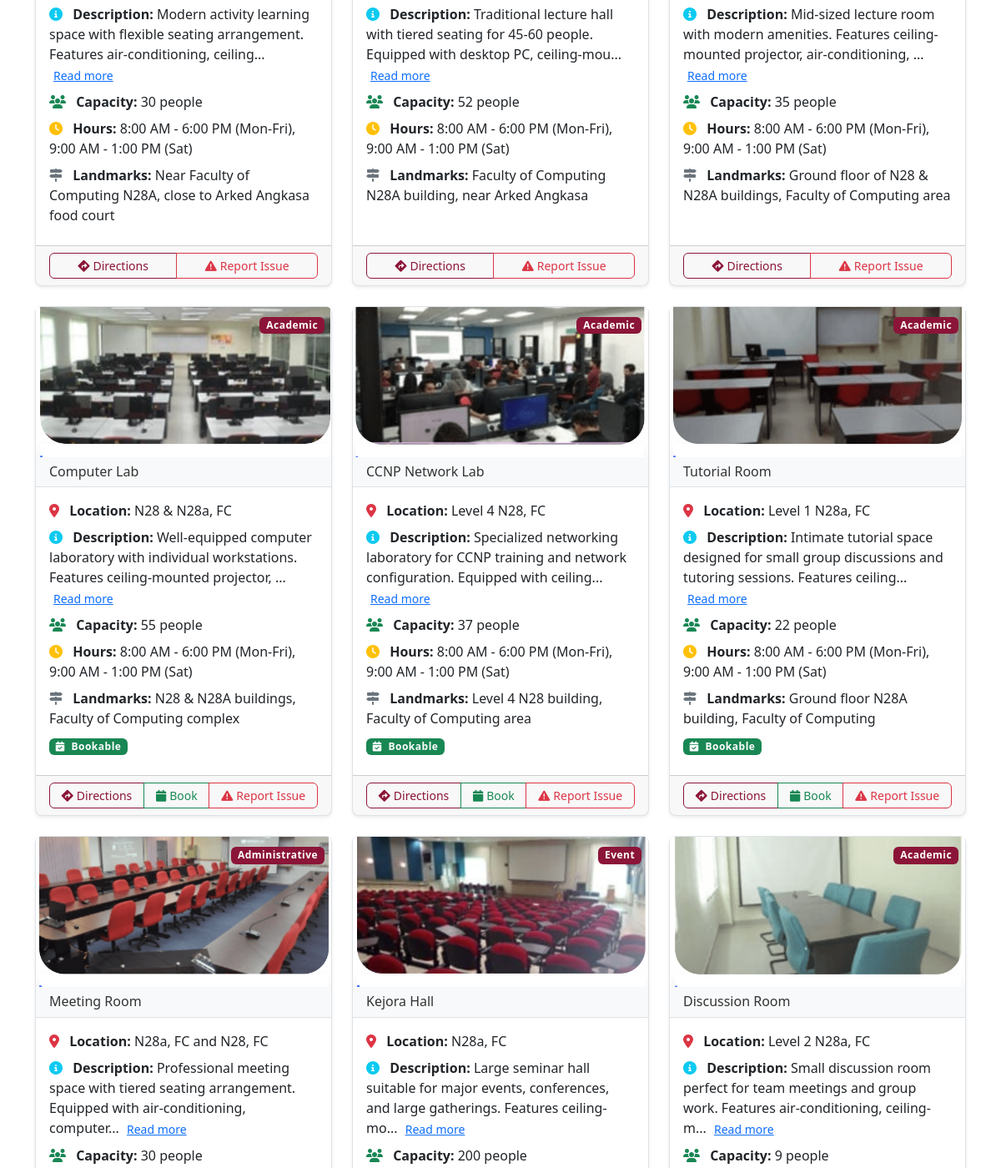
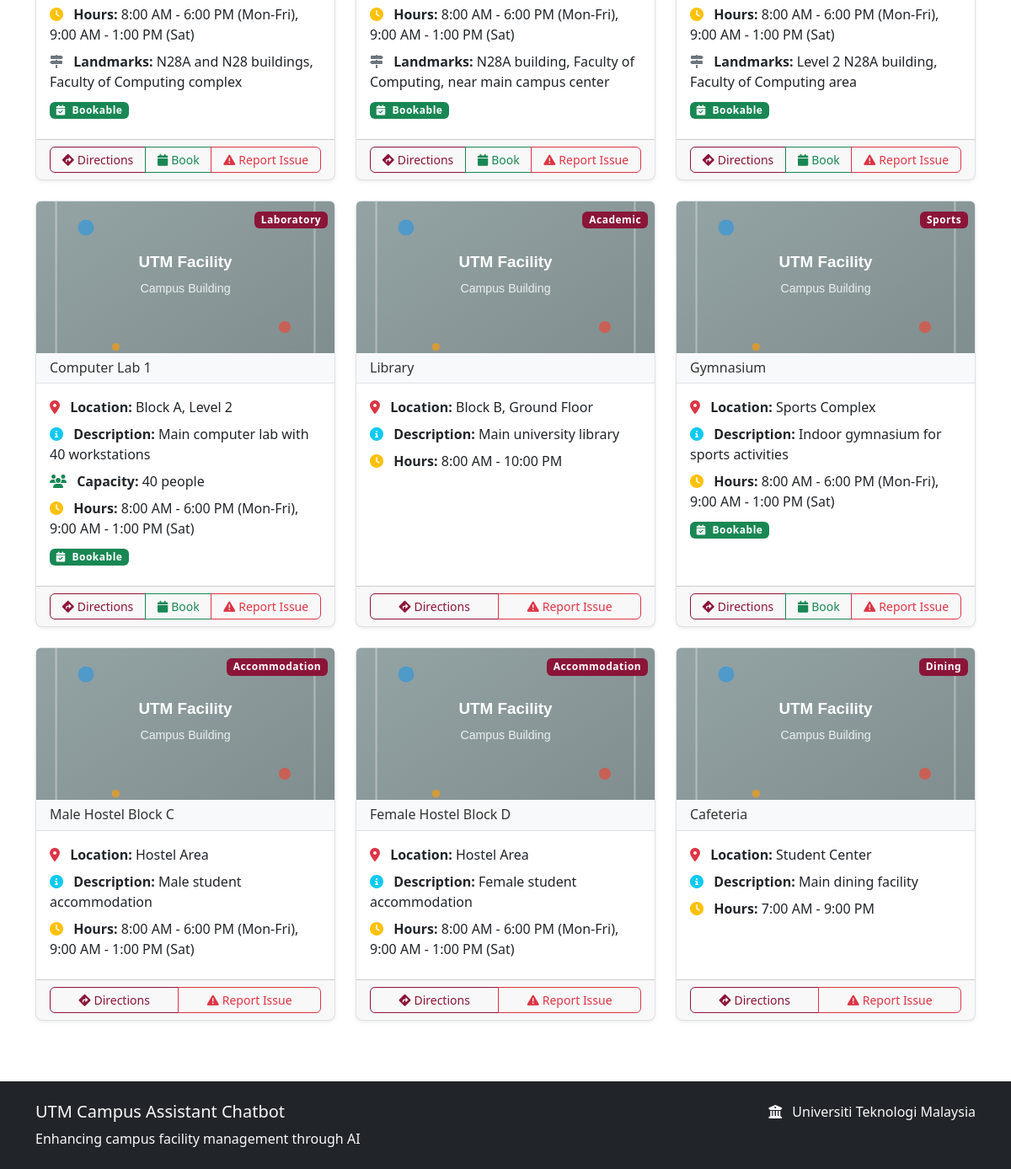
Before: /facility_info (lower part) with the older database file (2 pictures, top to bottom).
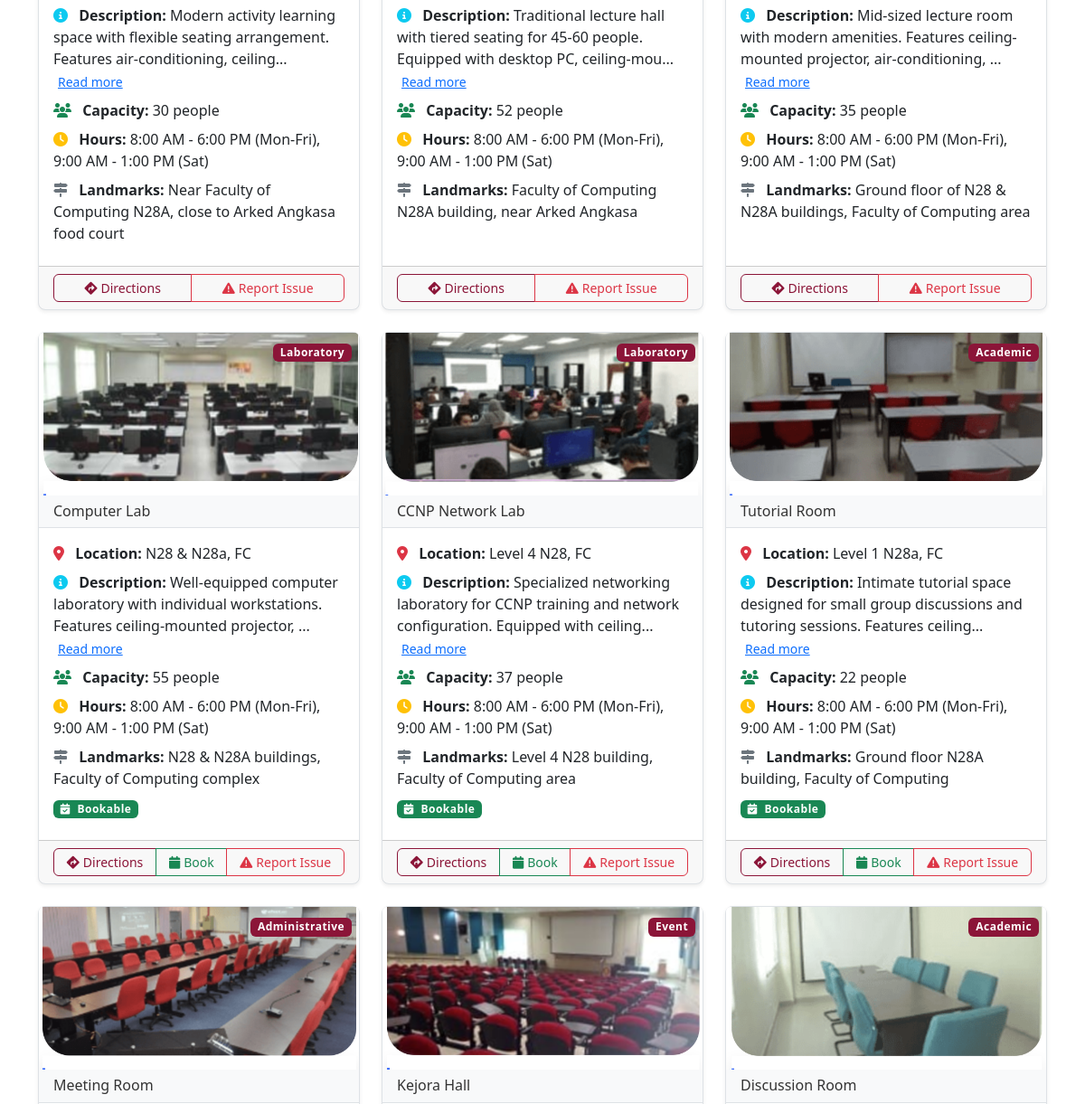
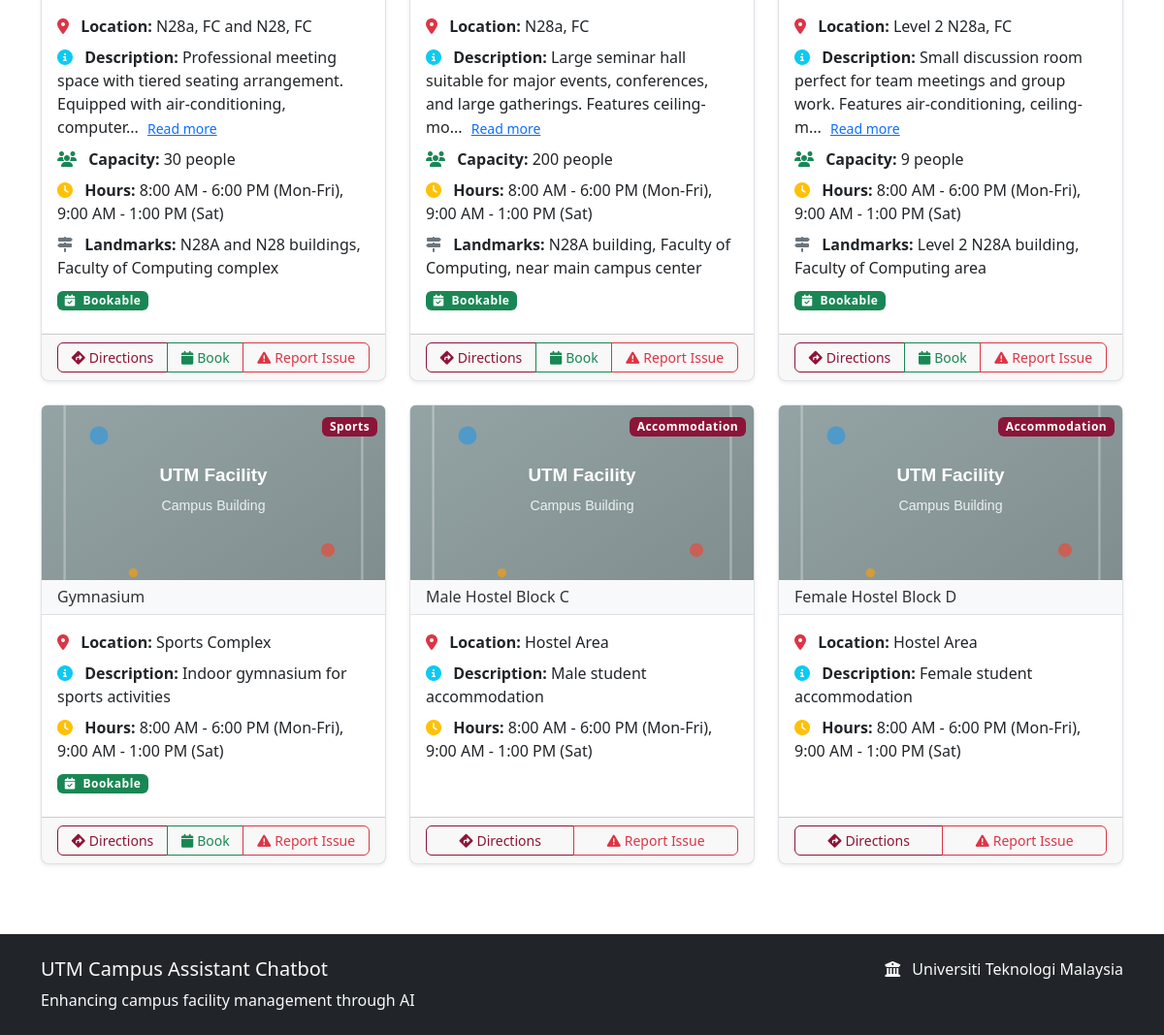
After: the same page with the newer database file (2 pictures, top to bottom).
### models.py (models this page shows)
class Facility(db.Model):
    __tablename__ = 'facilities'
    id = db.Column(db.Integer, primary_key=True)
    name = db.Column(db.String(100), nullable=False)
    category = db.Column(db.String(50), nullable=False)
    location = db.Column(db.String(200), nullable=False)
    description = db.Column(db.Text)
    is_bookable = db.Column(db.Boolean, default=False)
    is_active = db.Column(db.Boolean, default=True)
    capacity = db.Column(db.Integer)
    operating_hours = db.Column(db.String(100))
    contact_info = db.Column(db.String(200))
    created_at = db.Column(db.DateTime, default=datetime.utcnow)
    updated_at = db.Column(db.DateTime, default=datetime.utcnow, onupdate=datetime.utcnow)

### routes.py (the view)
@app.route('/facility_info')
def facility_info():
    search = request.args.get('search', '')
    category = request.args.get('category', '')
    query = Facility.query.filter(Facility.is_active == True)
    if search:
        query = query.filter(
            Facility.name.ilike(f'%{search}%') |
            Facility.location.ilike(f'%{search}%') |
            Facility.description.ilike(f'%{search}%')
        )
    if category:
        query = query.filter(Facility.category == category)
    facilities = query.all()
    categories = db.session.query(Facility.category).distinct().filter(Facility.is_active == True).all()
    categories = [cat[0] for cat in categories]
    return render_template('facility_info.html',
                         facilities=facilities,
                         categories=categories,
                         search=search,
                         selected_category=category)

### templates/facility_info.html (shortened to what this page needs)
{% extends "base.html" %}
{% block content %}
<div class="row" id="facilitiesGrid">
    {% if facilities %}
        {% for facility in facilities %}
        <div class="col-lg-6 col-xl-4 mb-4 facility-card" data-category="{{ facility.category }}">
            <div class="card h-100 shadow-sm">
                {% set image_path = facility.contact_info.split('|IMG:')[-1] if facility.contact_info and '|IMG:' in facility.contact_info else 'images/facilities/default.svg' %}
                <div class="position-relative">
                    <img src="{{ url_for('static', filename=image_path) }}"
                         class="card-img-top"
                         alt="{{ facility.name }}"
                         style="height: 180px; object-fit: cover;"
                         onerror="this.src='{{ url_for('static', filename='images/facilities/default.svg') }}'">
                    <div class="position-absolute top-0 end-0 m-2">
                        <span class="badge bg-primary bg-opacity-90">{{ facility.category }}</span>
                    </div>
                </div>
                <div class="card-header">
                    <h6 class="mb-0">{{ facility.name }}</h6>
                </div>
                <div class="card-body">
                    <div class="mb-2">
                        <i class="fas fa-map-marker-alt text-danger me-2"></i>
                        <strong>Location:</strong> {{ facility.location }}
                    </div>
                    {% if facility.description %}
                    <div class="mb-2">
                        <i class="fas fa-info-circle text-info me-2"></i>
                        <strong>Description:</strong>
                        <span id="desc-short-{{ facility.id }}">
                            {{ facility.description[:100] }}{% if facility.description|length > 100 %}...{% endif %}
                        </span>
                        {% if facility.description|length > 100 %}
                        <button class="btn btn-link btn-sm p-0 ms-1"
                                onclick="toggleDescription({{ facility.id }})"
                                id="desc-toggle-{{ facility.id }}">
                            Read more
                        </button>
                        {% endif %}
                    </div>
                    {% endif %}
                    {% if facility.capacity %}
                    <div class="mb-2">
                        <i class="fas fa-users text-success me-2"></i>
                        <strong>Capacity:</strong> {{ facility.capacity }} people
                    </div>
                    {% endif %}
                    <div class="mb-2">
                        <i class="fas fa-clock text-warning me-2"></i>
                        <strong>Hours:</strong>
                        {% if facility.operating_hours %}
                            {{ facility.operating_hours }}
                        {% else %}
                            8:00 AM - 6:00 PM (Mon-Fri), 9:00 AM - 1:00 PM (Sat)
                        {% endif %}
                    </div>
                    {% if facility.contact_info %}
                    {% set landmarks = facility.contact_info.split('|IMG:')[0] if '|IMG:' in facility.contact_info else facility.contact_info %}
                    {% if landmarks and landmarks.strip() %}
                    <div class="mb-2">
                        <i class="fas fa-map-signs text-secondary me-2"></i>
                        <strong>Landmarks:</strong> {{ landmarks.replace('Landmarks: ', '') }}
                    </div>
                    {% endif %}
                    {% endif %}
                    {% if facility.is_bookable %}
                    <div class="mb-2">
                        <span class="badge bg-success">
                            <i class="fas fa-calendar-check me-1"></i>
                            Bookable
                        </span>
                    </div>
                    {% endif %}
                </div>
                <div class="card-footer">
                    <div class="btn-group w-100" role="group">
                        <a href="{{ url_for('facility_directions', facility_id=facility.id) }}"
                           class="btn btn-outline-primary btn-sm">
                            <i class="fas fa-directions me-1"></i>Directions
                        </a>
                        {% if facility.is_bookable %}
                        <button class="btn btn-outline-success btn-sm"
                                onclick="bookFacility('{{ facility.name }}')">
                            <i class="fas fa-calendar me-1"></i>Book
                        </button>
                        {% endif %}
                        <a href="{{ url_for('report_issue', facility_name=facility.name, location=facility.location, context='facility_info', from_page='facility_info') }}"
                           class="btn btn-outline-danger btn-sm">
                            <i class="fas fa-exclamation-triangle me-1"></i>Report Issue
                        </a>
                    </div>
                </div>
            </div>
        </div>
        {% endfor %}
    {% endif %}
</div>
{% endblock %}

### templates/base.html (shortened to what this page needs)
<!DOCTYPE html>
<html lang="en">
<head>
    <link href="https://cdn.jsdelivr.net/npm/bootstrap@5.3.0/dist/css/bootstrap.min.css" rel="stylesheet">
    <link href="{{ url_for('static', filename='css/style.css') }}" rel="stylesheet">
    <link rel="stylesheet" href="https://cdnjs.cloudflare.com/ajax/libs/font-awesome/6.4.0/css/all.min.css">
</head>
<body>
    <main class="container my-4">
        {% block content %}{% endblock %}
    </main>
    <footer class="bg-dark text-light py-4 mt-5">
        <div class="container">
            <div class="row">
                <div class="col-md-6">
                    <h5>UTM Campus Assistant Chatbot</h5>
                    <p class="mb-0">Enhancing campus facility management through AI</p>
                </div>
                <div class="col-md-6 text-md-end">
                    <p class="mb-0">
                        <i class="fas fa-university me-2"></i>
                        Universiti Teknologi Malaysia
                    </p>
                </div>
            </div>
        </div>
    </footer>
</body>
</html>

### static/css/style.css (style rules this page uses)
:root { --utm-maroon: #8B1538; --utm-maroon-dark: #6B1028; --utm-maroon-light: #AB1548; --utm-gold: #FFD700; --utm-gold-dark: #E5C100; --utm-gray: #f8f9fa; --utm-text: #333333; --utm-text-light: #666666; --utm-white: #ffffff; --utm-border: #dee2e6; }
.bg-primary { background-color: var(--utm-maroon) !important; }
.btn-outline-primary { color: var(--utm-maroon); border-color: var(--utm-maroon); }
.card { border: 1px solid var(--utm-border); border-radius: 0.5rem; box-shadow: 0 0.125rem 0.25rem rgba(139, 21, 56, 0.1); transition: transform 0.2s ease-in-out, box-shadow 0.2s ease-in-out; }
.card-header { background-color: var(--utm-gray); border-bottom: 1px solid var(--utm-border); font-weight: 600; color: var(--utm-text); }
.card { transition: transform 0.2s ease-in-out, box-shadow 0.2s ease-in-out; }
.badge { font-size: 0.75em; letter-spacing: 0.5px; }
.facility-card { transition: all 0.3s ease; }
.btn { border-radius: 0.375rem; font-weight: 500; transition: all 0.2s ease; }
footer { margin-top: auto; }

Changed rows visible on the page:
removed Facility: category "Laboratory", name "Computer Lab 1", location "Block A, Level 2", description "Main computer lab with 40 workstations", capacity "40", shows "8:00 AM - 6:00 PM (Mon-Fri), 9:00 AM - 1:00 PM (Sat)", is_bookable True (drawn)
removed Facility: category "Academic", name "Library", location "Block B, Ground Floor", description "Main university library", operating_hours "8:00 AM - 10:00 PM"
removed Facility: category "Dining", name "Cafeteria", location "Student Center", description "Main dining facility", operating_hours "7:00 AM - 9:00 PM"
changed Facility "Computer Lab": category "Academic" → "Laboratory"
changed Facility "CCNP Network Lab": category "Academic" → "Laboratory"
